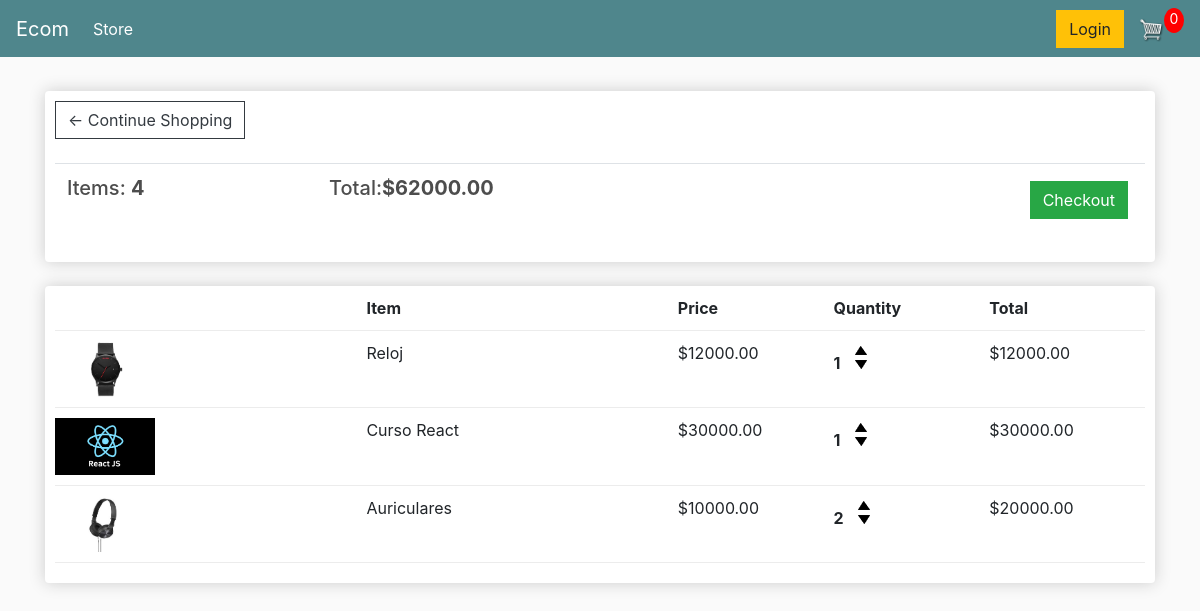
The app's page /cart/ (signed in) with its own data.
### store/models.py (models this page shows, shortened)
class Order(models.Model):
    customer = models.ForeignKey(
        Customer, on_delete=models.SET_NULL, null=True, blank=True)
    date_ordered = models.DateTimeField(auto_now_add=True)
    complete = models.BooleanField(default=False)
    transaction_id = models.CharField(max_length=100, null=True)
    @property
    def get_cart_total(self):
        orderitems = self.orderitem_set.all()
        total = sum([item.get_total for item in orderitems])
        return total
    @property
    def get_cart_items(self):
        orderitems = self.orderitem_set.all()
        total = sum([item.quantity for item in orderitems])
        return total

class OrderItem(models.Model):
    product = models.ForeignKey(Product, on_delete=models.SET_NULL, null=True)
    order = models.ForeignKey(Order, on_delete=models.SET_NULL, null=True)
    quantity = models.IntegerField(default=0, null=True, blank=True)
    date_added = models.DateTimeField(auto_now_add=True)
    @property
    def get_total(self):
        total = self.product.price * self.quantity
        return total

class Product(models.Model):
    name = models.CharField(max_length=200)
    price = models.FloatField()
    digital = models.BooleanField(default=False, null=True, blank=True)
    image = models.ImageField(null=True, blank=True)
    @property
    def imageURL(self):
        try:
            url = self.image.url
        except:
            url = ''
        return url

### store/views.py (the view)
# urls.py: path('cart/', views.cart, name="cart"),
def cart(request):
	if request.user.is_authenticated:
		customer = request.user.customer
		order, created = Order.objects.get_or_create(customer=customer, complete=False)
		items = order.orderitem_set.all()
	else:
		items = []
		order = {'get_cart_total':0, 'get_cart_items':0}
	context = {'items':items, 'order':order}
	return render(request, 'store/cart.html', context)

### store/templates/store/cart.html
<!DOCTYPE html>
{% extends 'store/main.html' %}
{% load static %}
{% block content %}
	<div class="row">
		<div class="col-lg-12">
			<div class="box-element">
				<a  class="btn btn-outline-dark" href="{% url 'store' %}">&#x2190; Continue Shopping</a>
				<br>
				<br>
				<table class="table">
					<tr>
						<th><h5>Items: <strong>{{order.get_cart_items}}</strong></h5></th>
						<th><h5>Total:<strong>${{order.get_cart_total|floatformat:2}}</strong></h5></th>
						<th>
							<a  style="float:right; margin:5px;" class="btn btn-success" href="{% url 'checkout' %}">Checkout</a>
						</th>
					</tr>
				</table>
			</div>
			<br>
			<div class="box-element">
				<div class="cart-row">
					<div style="flex:2"></div>
					<div style="flex:2"><strong>Item</strong></div>
					<div style="flex:1"><strong>Price</strong></div>
					<div style="flex:1"><strong>Quantity</strong></div>
					<div style="flex:1"><strong>Total</strong></div>
				</div>
				{% for item in items %}
				<div class="cart-row">
					<div style="flex:2"><img class="row-image" src="{{item.product.imageURL}}"></div>
					<div style="flex:2"><p>{{item.product.name}}</p></div>
					<div style="flex:1"><p>${{item.product.price|floatformat:2}}</p></div>
					<div style="flex:1">
						<p class="quantity">{{item.quantity}}</p>
						<div class="quantity">
							<img class="chg-quantity" src="{% static  'images/arrow-up.png' %}">
							<img class="chg-quantity" src="{% static  'images/arrow-down.png' %}">
						</div>
					</div>
					<div style="flex:1"><p>${{item.get_total|floatformat:2}}</p></div>
				</div>
				{% endfor %}
			</div>
		</div>
	</div>
{% endblock content %}

### store/static/CSS/main.css (style rules this page uses)
body { background-color: hsl(0, 0%, 98%); }
h1,h2,h3,h4,h5,h6 { color:hsl(0, 0%, 30%); }
.box-element { box-shadow:hsl(0, 0%, 80%) 0 0 16px; background-color: #fff; border-radius: 4px; padding: 10px; }
.col-lg-4, .col-lg-6, .col-lg-8, .col-lg-12 { margin-top: 10px; }
.btn { border-radius: 0; }
.row-image { width: 100px; }
.cart-row { display: flex; align-items: flex-stretch; padding-bottom: 10px; margin-bottom: 10px; border-bottom: 1px solid #ececec; }
.quantity { display: inline-block; font-weight: 700; padding-right:10px; }
.chg-quantity { width: 12px; cursor: pointer; display: block; margin-top: 5px; transition:.1s; }

### records on screen
Order: get_cart_items "4", get_cart_total "62000.00"
OrderItem: product.imageURL (picture), product.name "Reloj", product.price "12000.00", quantity "1", get_total "12000.00"
OrderItem: product.imageURL (picture), product.name "Curso React", product.price "30000.00", quantity "1", get_total "30000.00"
OrderItem: product.imageURL (picture), product.name "Auriculares", product.price "10000.00", quantity "2", get_total "20000.00"
